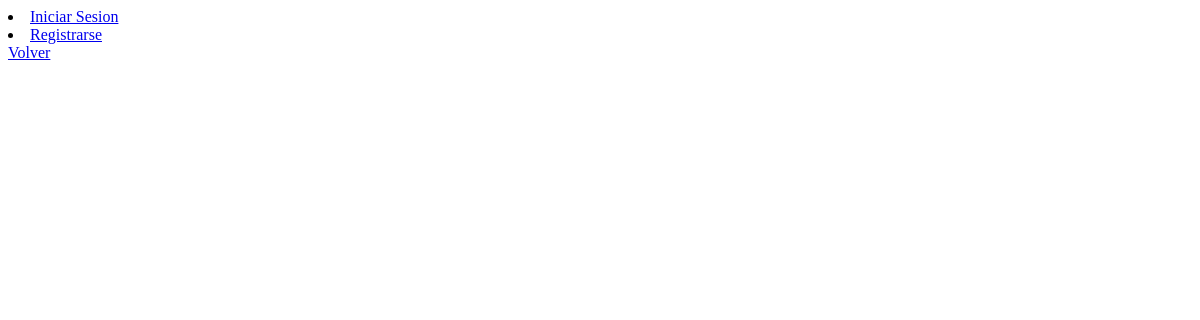
The app's page /vista_torneo_rl/, older data.
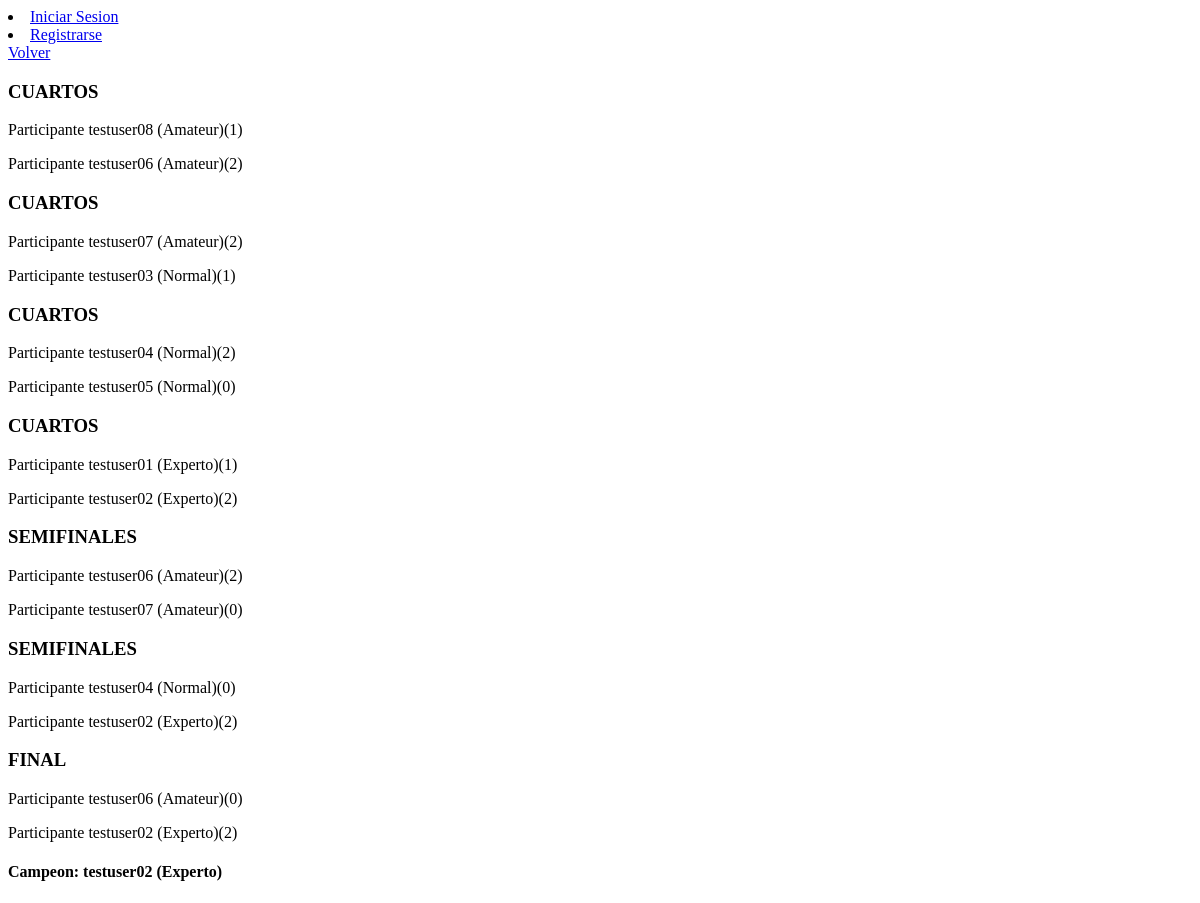
The same page, newer data.
### torneo/models.py (models this page shows)
class Enfrentamiento(models.Model):
   participante_1 = models.ForeignKey("inscripcion.Inscripcion", null=True, blank=True, on_delete=models.SET_NULL, related_name="enfrentamientos_como_p1")
   participante_2 = models.ForeignKey("inscripcion.Inscripcion", null=True, blank=True, on_delete=models.SET_NULL, related_name="enfrentamientos_como_p2")
   victorias_participante_1 = models.IntegerField(default=0)
   victorias_participante_2 = models.IntegerField(default=0)
   ganador_enfrentamiento = models.ForeignKey("inscripcion.Inscripcion", null=True, blank=True, on_delete=models.SET_NULL, related_name="enfrentamientos_ganados")
   class nivel_rondas(models.TextChoices):
      CUARTOS = ("CUARTOS", "Cuartos")
      SEMIFINALES = ("SEMIFINALES", "Semifinales")
      FINAL = ("FINAL", "Final")
   ronda = models.CharField(max_length=30, choices= nivel_rondas, default=nivel_rondas.CUARTOS)
   siguiente_enfrentamiento = models.ForeignKey("self", null=True, blank=True, on_delete=models.SET_NULL)

### inscripcion/models.py (models this page shows)
class Inscripcion(models.Model):
   class nivel_participante(models.TextChoices):
        AMATEUR = ("LOW","Amateur")
        MIDDLE = ("MID", "Normal")
        PRO_PLAYER = ("PRO", "Experto")
   usuario = models.ForeignKey("registro.Usuario", on_delete=models.CASCADE)
   juego = models.ForeignKey("home.Torneo", on_delete=models.CASCADE)
   nivel = models.CharField(max_length=30, choices= nivel_participante, default=nivel_participante.MIDDLE)
   def __str__(self):
       return f"{self.usuario.username} ({self.get_nivel_display()})"

### registro/models.py (models this page shows)
class Usuario(AbstractUser):
    ROL_CHOICES = [
        ("admin", "Administrador"),
        ("usuario", "Usuario"),
    ]
    rol = models.CharField(max_length=20, choices=ROL_CHOICES, default="usuario")

### torneo/views.py (the view)
# urls.py: path("vista_torneo_rl/", ver_torneo, name= "vista_torneo_rl"),
def ver_torneo(request):
    enfrentamientos = Enfrentamiento.objects.all()
    if request.user.is_authenticated:
        mi_inscripcion = Inscripcion.objects.filter(usuario=request.user).first()
    else:
        mi_inscripcion = None
    return render(request, "torneo/vista_torneo.html", {"enfrentamientos":enfrentamientos, "mi_inscripcion": mi_inscripcion})

### registro/context_processors.py (called while the page is built)
def inscripcion_context(request):
    if request.user.is_authenticated:
        mi_inscripcion = Inscripcion.objects.filter(usuario=request.user).first()
    else:
        mi_inscripcion = None
    return {"mi_inscripcion": mi_inscripcion}

### torneo/templates/torneo/vista_torneo.html (shortened to what this page needs)
{% extends "base.html" %}
{% block content %}
    <a href="{% url 'torneo_rl' %}">Volver</a>
    {% for rondas in enfrentamientos %}
        {% if rondas.ronda == "CUARTOS" %}
            <h3>CUARTOS</h3>
                {% if rondas.participante_1 == mi_inscripcion %}
                    <p class="resaltado">Participante {{ rondas.participante_1 }}({{rondas.victorias_participante_1}})</p>
                {% else %}
                    <p>Participante {{ rondas.participante_1 }}({{rondas.victorias_participante_1}})</p>
                {% endif %}
                {% if rondas.participante_2 == mi_inscripcion %}
                    <p class="resaltado">Participante {{ rondas.participante_2 }}({{rondas.victorias_participante_2}})</p>
                {% else %}
                    <p>Participante {{ rondas.participante_2 }}({{rondas.victorias_participante_2}})</p>
                {% endif %}
        {% endif %}
        {% if rondas.ronda == "SEMIFINALES" %}
            <h3>SEMIFINALES</h3>
                {% if rondas.participante_1 == mi_inscripcion %}
                    <p class="resaltado">Participante {{ rondas.participante_1 }}({{rondas.victorias_participante_1}})</p>
                {% else %}
                    <p>Participante {{ rondas.participante_1 }}({{rondas.victorias_participante_1}})</p>
                {% endif %}
                {% if rondas.participante_2 == mi_inscripcion %}
                    <p class="resaltado">Participante {{ rondas.participante_2 }}({{rondas.victorias_participante_2}})</p>
                {% else %}
                    <p>Participante {{ rondas.participante_2 }}({{rondas.victorias_participante_2}})</p>
                {% endif %}
        {% endif %}
        {% if rondas.ronda == "FINAL" %}
            <h3>FINAL</h3>
                {% if rondas.participante_1 == mi_inscripcion %}
                    <p class="resaltado">Participante {{ rondas.participante_1 }}({{rondas.victorias_participante_1}})</p>
                {% else %}
                    <p>Participante {{ rondas.participante_1 }}({{rondas.victorias_participante_1}})</p>
                {% endif %}
                {% if rondas.participante_2 == mi_inscripcion %}
                    <p class="resaltado">Participante {{ rondas.participante_2 }}({{rondas.victorias_participante_2}})</p>
                {% else %}
                    <p>Participante {{ rondas.participante_2 }}({{rondas.victorias_participante_2}})</p>
                {% endif %}
            {% if rondas.ganador_enfrentamiento %}
                <h4>Campeon: {{ rondas.ganador_enfrentamiento }}</h4>
            {% endif %}
        {% endif %}
    {% endfor %}
{% endblock %}

### templates/base.html (shortened to what this page needs)
<!DOCTYPE html>
<html lang="es">
<head>
</head>
<body>
    <nav>
        {% block nav %}
            {% if user.is_authenticated %}
                <li><form action="{% url 'cerrar_sesion' %}" method="post">
                    {% csrf_token %}
                    <button>Cerrar Sesion</button>
                </form></li>
                {% if request.resolver_match.url_name != "cuenta_perfil" %}
                <li><a href="{% url 'cuenta_perfil' %}">Mi perfil</a></li>
                {% endif %}
                {% if not mi_inscripcion and user.rol != "admin"%}
                <li><a href="{% url 'inscripcion' %}">Inscribirse</a></li>
                {% endif %}
            {% else %}
                <li><a href="{% url 'inicio_sesion' %}">Iniciar Sesion</a></li>
                <li><a href="{% url 'registro' %}">Registrarse</a></li>
            {% endif %}
        {% endblock %}
    </nav>
    {% block content %}
    {% endblock %}
</body>
</html>

Row changes from the older to the newer data that the page shows:
added Enfrentamiento: participante_1 "testuser08 (Amateur)", victorias_participante_1 "1", participante_2 "testuser06 (Amateur)", victorias_participante_2 "2"
added Enfrentamiento: participante_1 "testuser07 (Amateur)", victorias_participante_1 "2", participante_2 "testuser03 (Normal)", victorias_participante_2 "1"
added Enfrentamiento: participante_1 "testuser04 (Normal)", victorias_participante_1 "2", participante_2 "testuser05 (Normal)", victorias_participante_2 "0"
added Enfrentamiento: participante_1 "testuser01 (Experto)", victorias_participante_1 "1", participante_2 "testuser02 (Experto)", victorias_participante_2 "2"
added Enfrentamiento: participante_1 "testuser06 (Amateur)", victorias_participante_1 "2", participante_2 "testuser07 (Amateur)", victorias_participante_2 "0"
added Enfrentamiento: participante_1 "testuser04 (Normal)", victorias_participante_1 "0", participante_2 "testuser02 (Experto)", victorias_participante_2 "2"
added Enfrentamiento: participante_1 "testuser06 (Amateur)", victorias_participante_1 "0", participante_2 "testuser02 (Experto)", victorias_participante_2 "2", ganador_enfrentamiento "testuser02 (Experto)"
